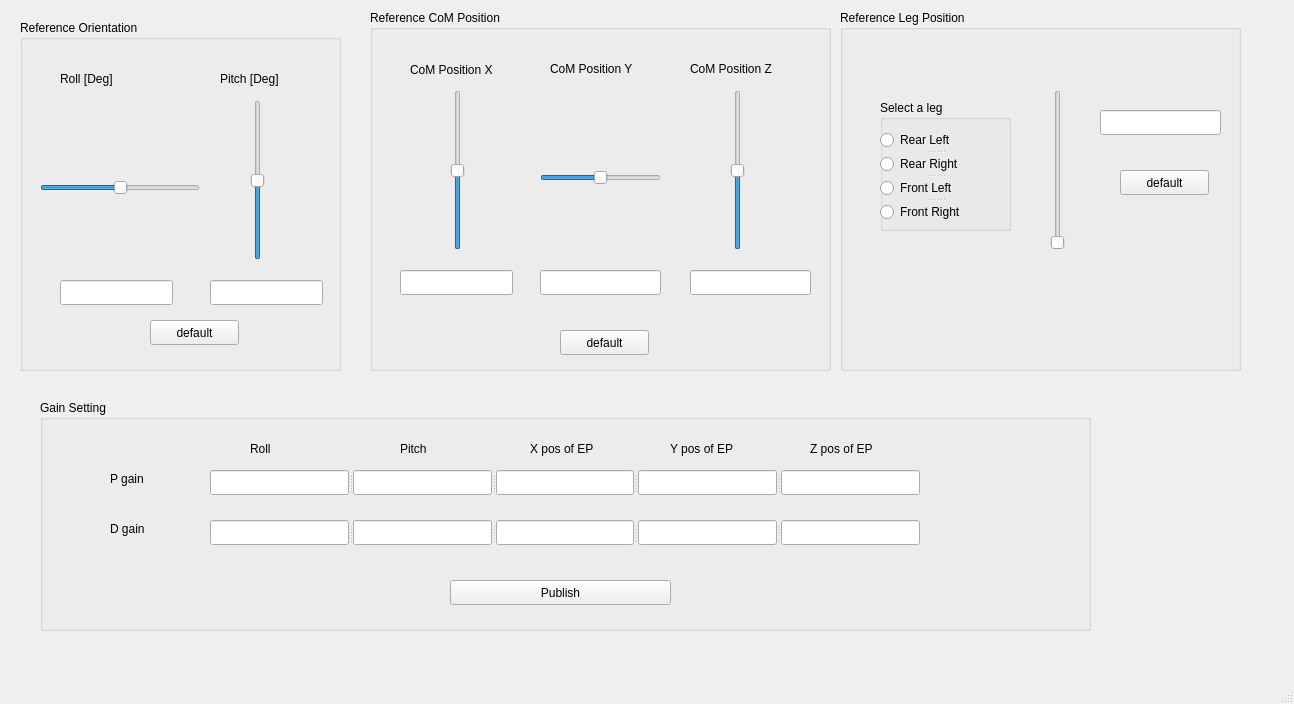
<?xml version="1.0" encoding="UTF-8"?>
<ui version="4.0">
 <class>MainWindowDesign</class>
 <widget class="QMainWindow" name="MainWindowDesign">
  <property name="geometry">
   <rect>
    <x>0</x>
    <y>0</y>
    <width>1294</width>
    <height>704</height>
   </rect>
  </property>
  <property name="windowTitle">
   <string>QRosApp</string>
  </property>
  <property name="windowIcon">
   <iconset>
    <normaloff>:/images/icon.png</normaloff>:/images/icon.png</iconset>
  </property>
  <property name="locale">
   <locale language="English" country="Australia"/>
  </property>
  <widget class="QWidget" name="centralwidget">
   <widget class="QGroupBox" name="groupBox">
    <property name="geometry">
     <rect>
      <x>20</x>
      <y>20</y>
      <width>321</width>
      <height>351</height>
     </rect>
    </property>
    <property name="title">
     <string>Reference Orientation</string>
    </property>
    <widget class="QSlider" name="slider_pitch">
     <property name="geometry">
      <rect>
       <x>230</x>
       <y>80</y>
       <width>16</width>
       <height>160</height>
      </rect>
     </property>
     <property name="minimum">
      <number>-50</number>
     </property>
     <property name="maximum">
      <number>50</number>
     </property>
     <property name="singleStep">
      <number>1</number>
     </property>
     <property name="orientation">
      <enum>Qt::Vertical</enum>
     </property>
    </widget>
    <widget class="QSlider" name="slider_roll">
     <property name="geometry">
      <rect>
       <x>20</x>
       <y>160</y>
       <width>160</width>
       <height>16</height>
      </rect>
     </property>
     <property name="minimum">
      <number>-50</number>
     </property>
     <property name="maximum">
      <number>50</number>
     </property>
     <property name="pageStep">
      <number>16</number>
     </property>
     <property name="orientation">
      <enum>Qt::Horizontal</enum>
     </property>
    </widget>
    <widget class="QLabel" name="label">
     <property name="geometry">
      <rect>
       <x>200</x>
       <y>50</y>
       <width>81</width>
       <height>17</height>
      </rect>
     </property>
     <property name="text">
      <string>Pitch [Deg]</string>
     </property>
    </widget>
    <widget class="QLabel" name="label_2">
     <property name="geometry">
      <rect>
       <x>40</x>
       <y>50</y>
       <width>81</width>
       <height>17</height>
      </rect>
     </property>
     <property name="text">
      <string>Roll [Deg]</string>
     </property>
    </widget>
    <widget class="QLineEdit" name="roll_out">
     <property name="geometry">
      <rect>
       <x>40</x>
       <y>260</y>
       <width>113</width>
       <height>25</height>
      </rect>
     </property>
    </widget>
    <widget class="QLineEdit" name="pitch_out">
     <property name="geometry">
      <rect>
       <x>190</x>
       <y>260</y>
       <width>113</width>
       <height>25</height>
      </rect>
     </property>
    </widget>
    <widget class="QPushButton" name="reset_ori">
     <property name="geometry">
      <rect>
       <x>130</x>
       <y>300</y>
       <width>89</width>
       <height>25</height>
      </rect>
     </property>
     <property name="text">
      <string>default</string>
     </property>
    </widget>
   </widget>
   <widget class="QGroupBox" name="groupBox_2">
    <property name="geometry">
     <rect>
      <x>370</x>
      <y>10</y>
      <width>461</width>
      <height>361</height>
     </rect>
    </property>
    <property name="title">
     <string>Reference CoM Position</string>
    </property>
    <widget class="QSlider" name="slider_com_x">
     <property name="geometry">
      <rect>
       <x>80</x>
       <y>80</y>
       <width>16</width>
       <height>160</height>
      </rect>
     </property>
     <property name="minimum">
      <number>-50</number>
     </property>
     <property name="maximum">
      <number>50</number>
     </property>
     <property name="singleStep">
      <number>1</number>
     </property>
     <property name="orientation">
      <enum>Qt::Vertical</enum>
     </property>
    </widget>
    <widget class="QSlider" name="slider_com_y">
     <property name="geometry">
      <rect>
       <x>170</x>
       <y>160</y>
       <width>121</width>
       <height>16</height>
      </rect>
     </property>
     <property name="minimum">
      <number>-50</number>
     </property>
     <property name="maximum">
      <number>50</number>
     </property>
     <property name="pageStep">
      <number>16</number>
     </property>
     <property name="orientation">
      <enum>Qt::Horizontal</enum>
     </property>
    </widget>
    <widget class="QLabel" name="label_5">
     <property name="geometry">
      <rect>
       <x>40</x>
       <y>50</y>
       <width>111</width>
       <height>20</height>
      </rect>
     </property>
     <property name="text">
      <string>CoM Position X</string>
     </property>
    </widget>
    <widget class="QLabel" name="label_6">
     <property name="geometry">
      <rect>
       <x>180</x>
       <y>50</y>
       <width>111</width>
       <height>17</height>
      </rect>
     </property>
     <property name="text">
      <string>CoM Position Y</string>
     </property>
    </widget>
    <widget class="QLineEdit" name="com_x_out">
     <property name="geometry">
      <rect>
       <x>30</x>
       <y>260</y>
       <width>113</width>
       <height>25</height>
      </rect>
     </property>
    </widget>
    <widget class="QLineEdit" name="com_y_out">
     <property name="geometry">
      <rect>
       <x>170</x>
       <y>260</y>
       <width>121</width>
       <height>25</height>
      </rect>
     </property>
    </widget>
    <widget class="QPushButton" name="reset_com_pos">
     <property name="geometry">
      <rect>
       <x>190</x>
       <y>320</y>
       <width>89</width>
       <height>25</height>
      </rect>
     </property>
     <property name="text">
      <string>default</string>
     </property>
    </widget>
    <widget class="QLabel" name="label_7">
     <property name="geometry">
      <rect>
       <x>320</x>
       <y>50</y>
       <width>111</width>
       <height>17</height>
      </rect>
     </property>
     <property name="text">
      <string>CoM Position Z</string>
     </property>
    </widget>
    <widget class="QSlider" name="slider_com_z">
     <property name="geometry">
      <rect>
       <x>360</x>
       <y>80</y>
       <width>16</width>
       <height>160</height>
      </rect>
     </property>
     <property name="minimum">
      <number>-50</number>
     </property>
     <property name="maximum">
      <number>50</number>
     </property>
     <property name="singleStep">
      <number>1</number>
     </property>
     <property name="orientation">
      <enum>Qt::Vertical</enum>
     </property>
    </widget>
    <widget class="QLineEdit" name="com_z_out">
     <property name="geometry">
      <rect>
       <x>320</x>
       <y>260</y>
       <width>121</width>
       <height>25</height>
      </rect>
     </property>
    </widget>
   </widget>
   <widget class="QGroupBox" name="groupBox_3">
    <property name="geometry">
     <rect>
      <x>840</x>
      <y>10</y>
      <width>401</width>
      <height>361</height>
     </rect>
    </property>
    <property name="title">
     <string>Reference Leg Position</string>
    </property>
    <widget class="QSlider" name="slider_foot">
     <property name="geometry">
      <rect>
       <x>210</x>
       <y>80</y>
       <width>16</width>
       <height>160</height>
      </rect>
     </property>
     <property name="minimum">
      <number>0</number>
     </property>
     <property name="maximum">
      <number>50</number>
     </property>
     <property name="singleStep">
      <number>1</number>
     </property>
     <property name="orientation">
      <enum>Qt::Vertical</enum>
     </property>
    </widget>
    <widget class="QLineEdit" name="foot_out">
     <property name="geometry">
      <rect>
       <x>260</x>
       <y>100</y>
       <width>121</width>
       <height>25</height>
      </rect>
     </property>
    </widget>
    <widget class="QGroupBox" name="groupBox_4">
     <property name="geometry">
      <rect>
       <x>40</x>
       <y>90</y>
       <width>131</width>
       <height>131</height>
      </rect>
     </property>
     <property name="title">
      <string>Select a leg</string>
     </property>
     <widget class="QSplitter" name="splitter">
      <property name="geometry">
       <rect>
        <x>0</x>
        <y>30</y>
        <width>112</width>
        <height>92</height>
       </rect>
      </property>
      <property name="orientation">
       <enum>Qt::Vertical</enum>
      </property>
      <widget class="QRadioButton" name="RL_button">
       <property name="text">
        <string>Rear Left</string>
       </property>
      </widget>
      <widget class="QRadioButton" name="RR_button">
       <property name="text">
        <string>Rear Right</string>
       </property>
      </widget>
      <widget class="QRadioButton" name="FL_button">
       <property name="text">
        <string>Front Left</string>
       </property>
      </widget>
      <widget class="QRadioButton" name="FR_button">
       <property name="text">
        <string>Front Right</string>
       </property>
      </widget>
     </widget>
    </widget>
    <widget class="QPushButton" name="reset_foot">
     <property name="geometry">
      <rect>
       <x>280</x>
       <y>160</y>
       <width>89</width>
       <height>25</height>
      </rect>
     </property>
     <property name="text">
      <string>default</string>
     </property>
    </widget>
   </widget>
   <widget class="QGroupBox" name="groupBox_5">
    <property name="geometry">
     <rect>
      <x>40</x>
      <y>400</y>
      <width>1051</width>
      <height>231</height>
     </rect>
    </property>
    <property name="title">
     <string>Gain Setting</string>
    </property>
    <widget class="QPushButton" name="publish_gain">
     <property name="geometry">
      <rect>
       <x>410</x>
       <y>180</y>
       <width>221</width>
       <height>25</height>
      </rect>
     </property>
     <property name="text">
      <string>Publish</string>
     </property>
    </widget>
    <widget class="QLabel" name="label_11">
     <property name="geometry">
      <rect>
       <x>70</x>
       <y>70</y>
       <width>67</width>
       <height>17</height>
      </rect>
     </property>
     <property name="text">
      <string>P gain</string>
     </property>
    </widget>
    <widget class="QLabel" name="label_12">
     <property name="geometry">
      <rect>
       <x>70</x>
       <y>120</y>
       <width>67</width>
       <height>17</height>
      </rect>
     </property>
     <property name="text">
      <string>D gain</string>
     </property>
    </widget>
    <widget class="QLabel" name="label_13">
     <property name="geometry">
      <rect>
       <x>210</x>
       <y>40</y>
       <width>67</width>
       <height>17</height>
      </rect>
     </property>
     <property name="text">
      <string>Roll</string>
     </property>
    </widget>
    <widget class="QLabel" name="label_14">
     <property name="geometry">
      <rect>
       <x>360</x>
       <y>40</y>
       <width>67</width>
       <height>17</height>
      </rect>
     </property>
     <property name="text">
      <string>Pitch</string>
     </property>
    </widget>
    <widget class="QLabel" name="label_15">
     <property name="geometry">
      <rect>
       <x>490</x>
       <y>40</y>
       <width>81</width>
       <height>17</height>
      </rect>
     </property>
     <property name="text">
      <string>X pos of EP</string>
     </property>
    </widget>
    <widget class="QLabel" name="label_16">
     <property name="geometry">
      <rect>
       <x>630</x>
       <y>40</y>
       <width>81</width>
       <height>17</height>
      </rect>
     </property>
     <property name="text">
      <string>Y pos of EP</string>
     </property>
    </widget>
    <widget class="QLabel" name="label_17">
     <property name="geometry">
      <rect>
       <x>770</x>
       <y>40</y>
       <width>81</width>
       <height>17</height>
      </rect>
     </property>
     <property name="text">
      <string>Z pos of EP</string>
     </property>
    </widget>
    <widget class="QSplitter" name="splitter_2">
     <property name="geometry">
      <rect>
       <x>170</x>
       <y>70</y>
       <width>710</width>
       <height>25</height>
      </rect>
     </property>
     <property name="orientation">
      <enum>Qt::Horizontal</enum>
     </property>
     <widget class="QLineEdit" name="Roll_P_in"/>
     <widget class="QLineEdit" name="Pitch_P_in"/>
     <widget class="QLineEdit" name="X_EP_P_in"/>
     <widget class="QLineEdit" name="Y_EP_P_in"/>
     <widget class="QLineEdit" name="Z_EP_P_in"/>
    </widget>
    <widget class="QSplitter" name="splitter_3">
     <property name="geometry">
      <rect>
       <x>170</x>
       <y>120</y>
       <width>710</width>
       <height>25</height>
      </rect>
     </property>
     <property name="orientation">
      <enum>Qt::Horizontal</enum>
     </property>
     <widget class="QLineEdit" name="Roll_D_in"/>
     <widget class="QLineEdit" name="Pitch_D_in"/>
     <widget class="QLineEdit" name="X_EP_D_in"/>
     <widget class="QLineEdit" name="Y_EP_D_in"/>
     <widget class="QLineEdit" name="Z_EP_D_in"/>
    </widget>
   </widget>
  </widget>
  <widget class="QStatusBar" name="statusbar"/>
  <action name="action_Quit">
   <property name="text">
    <string>&amp;Quit</string>
   </property>
   <property name="shortcut">
    <string>Ctrl+Q</string>
   </property>
   <property name="shortcutContext">
    <enum>Qt::ApplicationShortcut</enum>
   </property>
  </action>
  <action name="action_Preferences">
   <property name="text">
    <string>&amp;Preferences</string>
   </property>
  </action>
  <action name="actionAbout">
   <property name="text">
    <string>&amp;About</string>
   </property>
  </action>
  <action name="actionAbout_Qt">
   <property name="text">
    <string>About &amp;Qt</string>
   </property>
  </action>
 </widget>
 <resources/>
 <connections>
  <connection>
   <sender>action_Quit</sender>
   <signal>triggered()</signal>
   <receiver>MainWindowDesign</receiver>
   <slot>close()</slot>
   <hints>
    <hint type="sourcelabel">
     <x>-1</x>
     <y>-1</y>
    </hint>
    <hint type="destinationlabel">
     <x>399</x>
     <y>299</y>
    </hint>
   </hints>
  </connection>
 </connections>
</ui>
